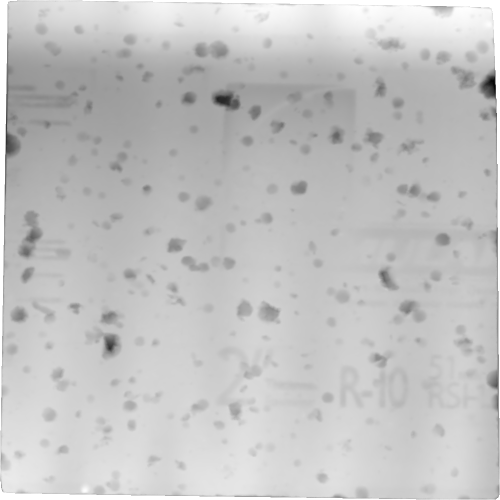
#> input picture src/images/dmap.png, 1000 x 1000 px, found by its file name (shown at 1/2 size)
$ python main.py   (older library calls are emulated)
#> lines starting #> are read from the running program, lines starting #| are printed output that depends on the picture; after the words box and inside, x2 and y2 are one past the last pixel; in counts of white or black regions, pixels touching at a corner belong together
#> in main, img is the input picture: shape (1000, 1000); min 0, max 255, mean 194.3
### src/analyze_dmap_test.py
import open3d as o3d
import cv2
import numpy as np
import matplotlib.pyplot as plt
from IPython.display import Image, display
from scipy.interpolate import LinearNDInterpolator


def analyze_dmap_test(img):
    """Apply CV algorithms to analyze the depth map and identify hail indents"""

    # Apply blackhat transform
    filter_size = (50, 50)
    blackhat_kernel = cv2.getStructuringElement(cv2.MORPH_RECT, filter_size)
    blackhat_img = cv2.morphologyEx(img, cv2.MORPH_BLACKHAT, blackhat_kernel)
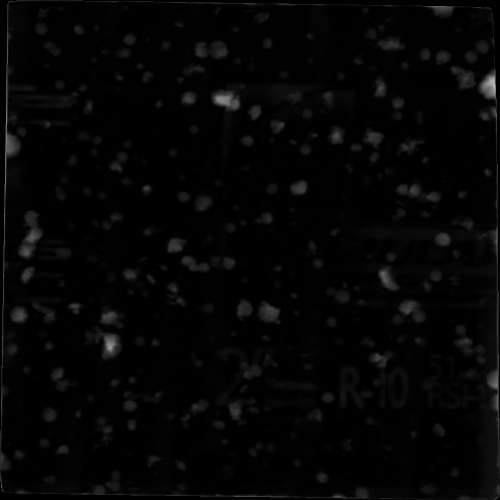
#> blackhat_img: shape (1000, 1000) (shown at 1/2 size); min 0, max 193, mean 4.7

    # FOR TESTING PURPOSES (TODO: REMOVE)
    cv2.imshow("blackhat", blackhat_img)
    cv2.waitKey(0)

    # Separate out shallow artifacts by depth
    depth_threshold = 17 # TODO: Make adjustable
    blackhat_bg = np.where(
        blackhat_img > depth_threshold, 0, blackhat_img)
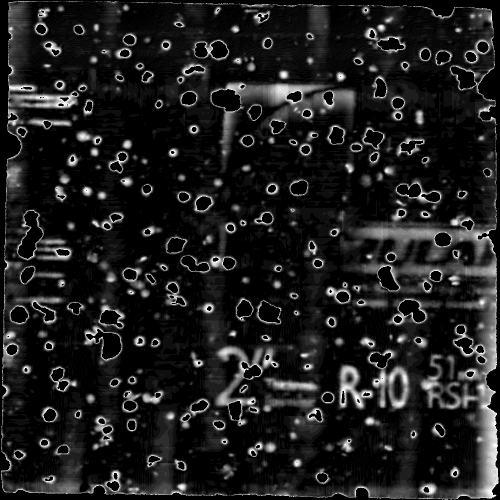
#> blackhat_bg: shape (1000, 1000) (shown at 1/2 size); min 0, max 17, mean 1.99; drawn with min black and max white

    # FOR TESTING PURPOSES (TODO: REMOVE)
    cv2.imshow("blackhat bg", blackhat_bg)
    cv2.waitKey(0)

    _, binary_bg = cv2.threshold(blackhat_bg, 0, 255, cv2.THRESH_BINARY + cv2.THRESH_OTSU)
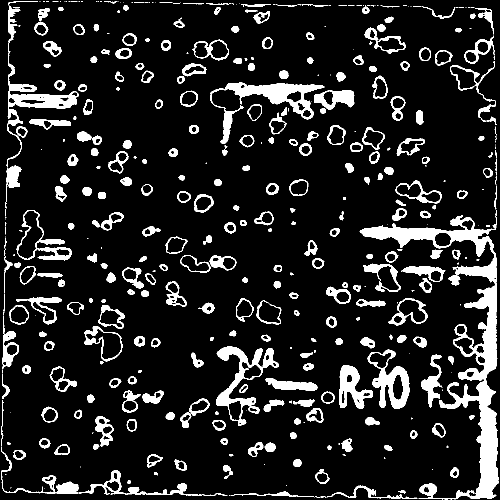
#> binary_bg: shape (1000, 1000) (shown at 1/2 size); 12.4% white; 426 white regions (137 under 20 px), largest, box (x1, y1, x2, y2) and area: (719, 420, 997, 999) 24965, (421, 164, 649, 287) 6128, (13, 2, 158, 335) 5291

    # FOR TESTING PURPOSES (TODO: REMOVE)
    cv2.imshow("bg -- binary", binary_bg)
    cv2.waitKey(0)

    # Erode binary background to isolate large artifacts
    kernel = cv2.getStructuringElement(cv2.MORPH_RECT, (4, 4))
    eroded_bg = cv2.erode(binary_bg, kernel, iterations=1)
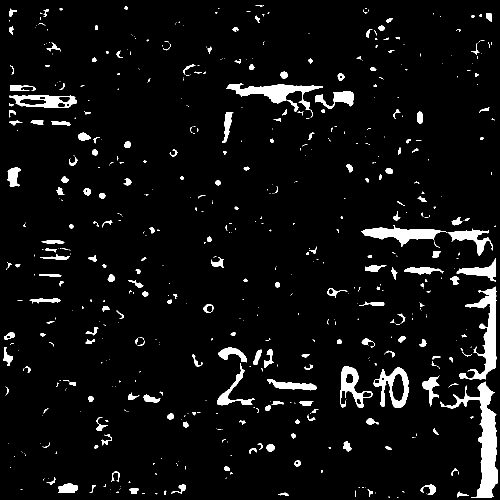
#> eroded_bg: shape (1000, 1000) (shown at 1/2 size); 5.3% white; 596 white regions (378 under 20 px)

    # FOR TESTING PURPOSES (TODO: REMOVE)
    cv2.imshow("bg -- eroded", eroded_bg)
    cv2.waitKey(0)

    # Filter out small artifacts from eroded background
    contours, _ = cv2.findContours(eroded_bg, cv2.RETR_EXTERNAL, cv2.CHAIN_APPROX_SIMPLE)
#> contours = 596 contours, 414 with area under 20; largest, box (x1, y1, x2, y2) and area: (881, 763, 996, 996) 6425, (919, 573, 993, 760) 3891, (747, 735, 818, 816) 3136, (453, 167, 646, 235) 3042, (722, 450, 894, 494) 2703
    mask = np.ones(eroded_bg.shape, dtype="uint8") * 255

    for contour in contours:
        area = cv2.contourArea(contour)
        width = cv2.boundingRect(contour)[2]
        height = cv2.boundingRect(contour)[3]
        if area < 500:
            cv2.drawContours(mask, [contour], -1, 0, -1)
#> this loop made 596 passes
#> (area, width, height) on passes 7, 8, 14: (50, 22, 6), (62, 24, 12), (28.5, 11, 16)
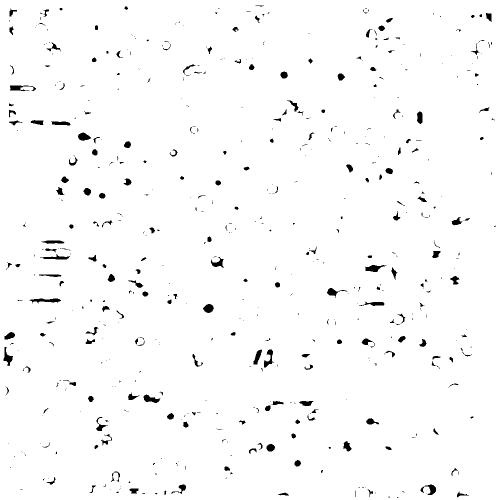
#> mask: shape (1000, 1000) (shown at 1/2 size); 98% white; 578 black regions (378 under 20 px), largest, box (x1, y1, x2, y2) and area: (59, 597, 122, 607) 348, (730, 530, 773, 544) 333, (20, 171, 72, 182) 317

    eroded_filtered_bg = cv2.bitwise_and(eroded_bg, eroded_bg, mask=mask)
#> eroded_filtered_bg: shape (1000, 1000); 3.4% white; 18 white regions, largest, box (x1, y1, x2, y2) and area: (881, 763, 996, 996) 6825, (919, 573, 993, 760) 4269, (453, 167, 646, 235) 3325

    # FOR TESTING PURPOSES (TODO: REMOVE)
    cv2.imshow("bg -- eroded filtered", eroded_filtered_bg)
    cv2.waitKey(0)

    # Dilate the filtered background
    dilated_bg = cv2.dilate(eroded_filtered_bg, kernel, iterations=1)
#> dilated_bg: shape (1000, 1000); 4.6% white; 16 white regions, largest, box (x1, y1, x2, y2) and area: (880, 762, 998, 998) 8391, (721, 449, 988, 514) 5805, (918, 572, 995, 762) 5733

    # FOR TESTING PURPOSES (TODO: REMOVE)
    cv2.imshow("bg -- dilated", dilated_bg)
    cv2.waitKey(0)

    # Apply contrast limited adaptive histogram equalization to even out values
    # clahe = cv2.createCLAHE(clipLimit=4.0, tileGridSize=(8, 8))
    # clahe_img = clahe.apply(blackhat_img)

    # FOR TESTING PURPOSES (TODO: REMOVE)
    # cv2.imshow("clahe", clahe_img)
    # cv2.waitKey(0)

    # Apply adaptive thresholding
    adaptive_binary = cv2.adaptiveThreshold(blackhat_img, 255, cv2.ADAPTIVE_THRESH_MEAN_C, cv2.THRESH_BINARY, 21, -4)
#> adaptive_binary: shape (1000, 1000); 7.9% white; 479 white regions (128 under 20 px), largest, box (x1, y1, x2, y2) and area: (1, 1, 999, 999) 14781, (47, 422, 85, 486) 1083, (425, 184, 480, 220) 978

    # FOR TESTING PURPOSES (TODO: REMOVE)
    cv2.imshow("adaptive binary", adaptive_binary)
    cv2.waitKey(0)

    # Subtract the dilated background from the adaptive binary image
    adaptive_binary_filtered = cv2.subtract(adaptive_binary, dilated_bg)
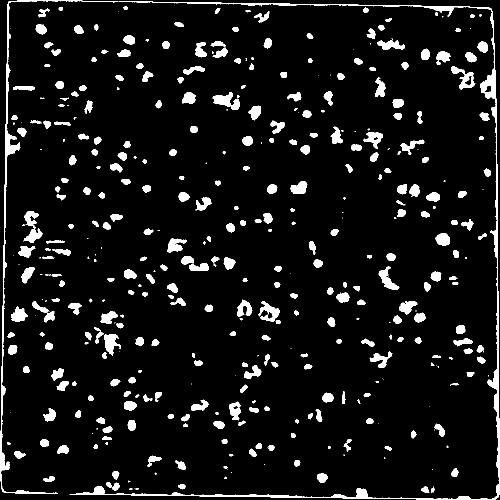
#> adaptive_binary_filtered: shape (1000, 1000) (shown at 1/2 size); 7.6% white; 424 white regions (95 under 20 px), largest, box (x1, y1, x2, y2) and area: (139, 3, 999, 999) 9941, (1, 1, 237, 988) 4486, (47, 422, 85, 486) 1083

    # FOR TESTING PURPOSES (TODO: REMOVE)
    cv2.imshow("adaptive binary filtered", adaptive_binary_filtered)
    cv2.waitKey(0)

    # Apply morphological operations to remove noise and hailpad edges
    kernel = cv2.getStructuringElement(cv2.MORPH_RECT, (3, 3))
#> kernel = [[1, 1, 1], [1, 1, 1], [1, 1, 1]]
    binary_img = cv2.morphologyEx(
        adaptive_binary_filtered, cv2.MORPH_OPEN, kernel, iterations=2)
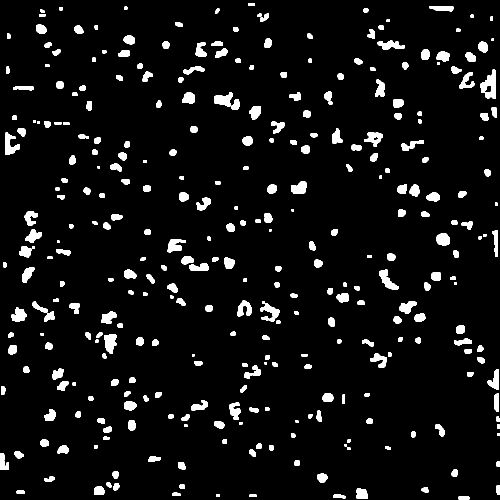
#> binary_img: shape (1000, 1000) (shown at 1/2 size); 6.1% white; 333 white regions, largest, box (x1, y1, x2, y2) and area: (960, 139, 992, 197) 1066, (758, 539, 797, 580) 702, (208, 669, 234, 708) 692

    # FOR TESTING PURPOSES (TODO: REMOVE)
    cv2.imshow("binary img", binary_img)
    cv2.waitKey(0)

    # Watershed data vis (TODO: Remove)
    fig, axes = plt.subplots(nrows=2, ncols=2, figsize=(8, 8))

    # [7 lines left out: function imshow, not called in this run]

    sure_bg = cv2.dilate(binary_img, kernel, iterations=3)
    imshow(sure_bg, axes[0, 0])
    axes[0, 0].set_title("Sure Background")

    dist = cv2.distanceTransform(binary_img, cv2.DIST_L2, 5)
    imshow(dist, axes[0, 1])
    axes[0, 1].set_title("Distance Transform")

    ret, sure_fg = cv2.threshold(
        dist, 0.5 * dist.max(), 255, cv2.THRESH_BINARY)
    sure_fg = sure_fg.astype(np.uint8)
    imshow(sure_fg, axes[1, 0])
    axes[1, 0].set_title("Sure Foreground")

    unknown = cv2.subtract(sure_bg, sure_fg)
    imshow(unknown, axes[1, 1])
    axes[1, 1].set_title("Unknown Area")

    plt.show()

    # [19 lines of commented-out code are left out]
    ret, markers = cv2.connectedComponents(binary_img)
    markers += 1
    # markers[unknown == 255] = 0
    # Convert back to 3-channel BGR image for watershed
    img = cv2.cvtColor(img, cv2.COLOR_GRAY2BGR)
    markers = cv2.watershed(img, markers)
    # img[markers == -1] = [255, 0, 0]

    # FOR TESTING PURPOSES (TODO: REMOVE)
    cv2.imshow("watershed", img)
    cv2.waitKey(0)

    # Get the unique labels from the markers
    labels = np.unique(markers)

    # Initialize a list to store the component statistics
    component_stats = []

    count = 1

    # Loop through each label to get the component statistics
    for label in labels:
        marker_binary = np.where(markers == label, 255, 0).astype('uint8')
        num_labels, label_im, stats, centroid = cv2.connectedComponentsWithStats(
            marker_binary, 4, cv2.CV_32S)
        # component_stats.append((num_labels, label_im, stats, centroid))

        # Find the coordinates of the points in the component
        y, x = np.where(label_im == 1)
        points = np.column_stack((x, y))

        # Fit an ellipse to the component
        if points.shape[0] > 5:
            ellipse = cv2.fitEllipse(points)
            component_stats.append(
                (num_labels, label_im, stats, centroid, ellipse))
            print(f"Ellipse {count} fitted:" + str(ellipse))
            count += 1
        else:
            component_stats.append(
                (num_labels, label_im, stats, centroid, None))

    indents = []

    # Output the statistics of each component
    for component in component_stats:
        num_labels, label_im, stats, centroid, ellipse = component

        area = stats[1, cv2.CC_STAT_AREA]

        # Calculate the depth value at the centroid of the component
        y = int(centroid[1][0])
        x = int(centroid[1][1])
        # cent_depth = img[y, x][0] / 255.0  # Normalize depth value between 0-1

        # Calculate the average and largest depth values of the component
        mask = label_im == 1
        avg_depth = img[mask].mean() / 255.0
        max_depth = img[mask].max() / 255.0

        minor_axis = None
        major_axis = None

        if ellipse is not None:
            if ellipse[1][0] > ellipse[1][1]:
                major_axis = ellipse[1][0]
                minor_axis = ellipse[1][1]
            else:
                major_axis = ellipse[1][1]
                minor_axis = ellipse[1][0]

        indents.append({
            "area": area,
            "angle": np.deg2rad(ellipse[2]) if ellipse is not None else None,
            "major_axis": major_axis,
            "minor_axis": minor_axis,
            "centroid": {
                "y": y,
                "x": x
            },
            "avg_depth": avg_depth,
            "max_depth": max_depth
        })

        # Draw ellipses on the image (FOR TESTING PURPOSES -- TODO: REMOVE)
        # If an ellipse was fitted, draw it on the image
        if ellipse is not None:
            cv2.ellipse(img, ellipse, (0, 255, 0), 2)

    # display the image with ellipses
    cv2.imshow("ellipses", img)
    cv2.waitKey(0)

    return indents

### src/main.py
import open3d as o3d
import numpy as np
import cv2
import matplotlib.pyplot as plt
from scipy.interpolate import LinearNDInterpolator
import base64
import json

from create_dmap import create_dmap
from analyze_dmap_test import analyze_dmap_test # TODO: Change to analyze_dmap


def main():
    """Main function to run the pipeline for hailpad analysis"""

    # Import mesh
    # TODO: Replace with user file input
    # mesh = o3d.io.read_triangle_mesh("src/meshes/hailpad.stl")

    # Create depth map from mesh
    # img = create_dmap(mesh)
    img = cv2.imread('src/images/dmap.png', cv2.IMREAD_GRAYSCALE) # TODO: Remove

    # Convert image to base64 for JSON output
    _, buffer = cv2.imencode('.png', img)
    img_base64 = base64.b64encode(buffer).decode('utf-8')

    # Get indent values (and convert numpy types to standard Python types)
    indents = analyze_dmap_test(img) # TODO: Change to non-test function
    indents = [{k: v.item() if isinstance(v, np.generic) else v for k,
                v in indent.items()} for indent in indents]

    output = {
        "indents": indents,
        "img": img_base64
    }

    with open('output.json', 'w') as f:
        json.dump(output, f)


if __name__ == '__main__':
    main()
#> (the call stopped at in analyze_dmap_test, `fig, axes = plt.subplots(nrows=2, ncols=2, figsize=(8, 8))`: IPython is not available in this run)
